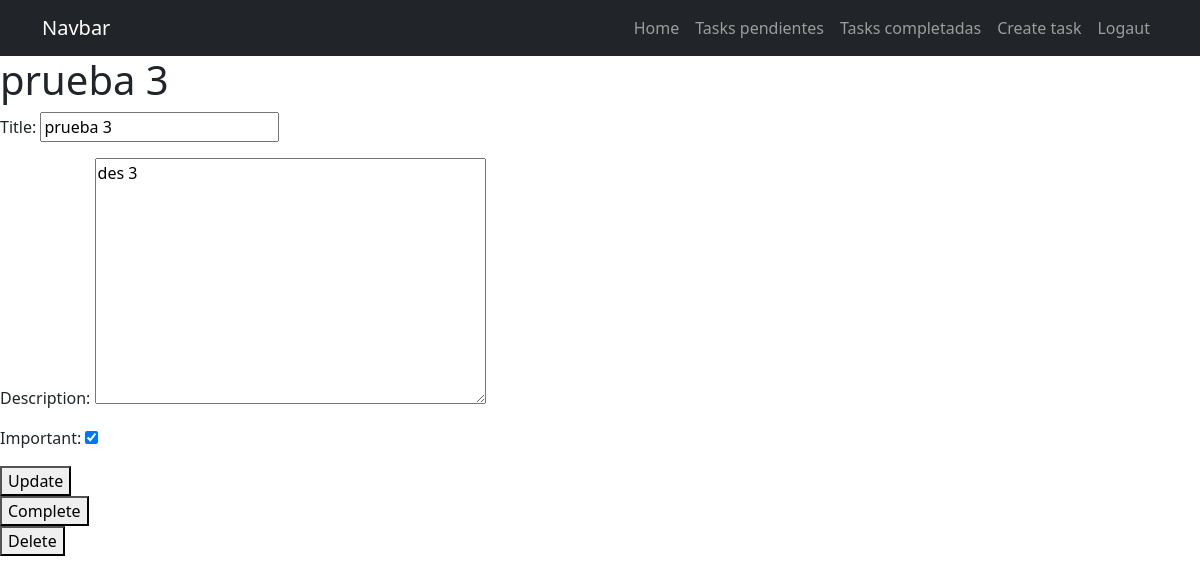
Before: /tasks/4/ (signed in) with the older database file.
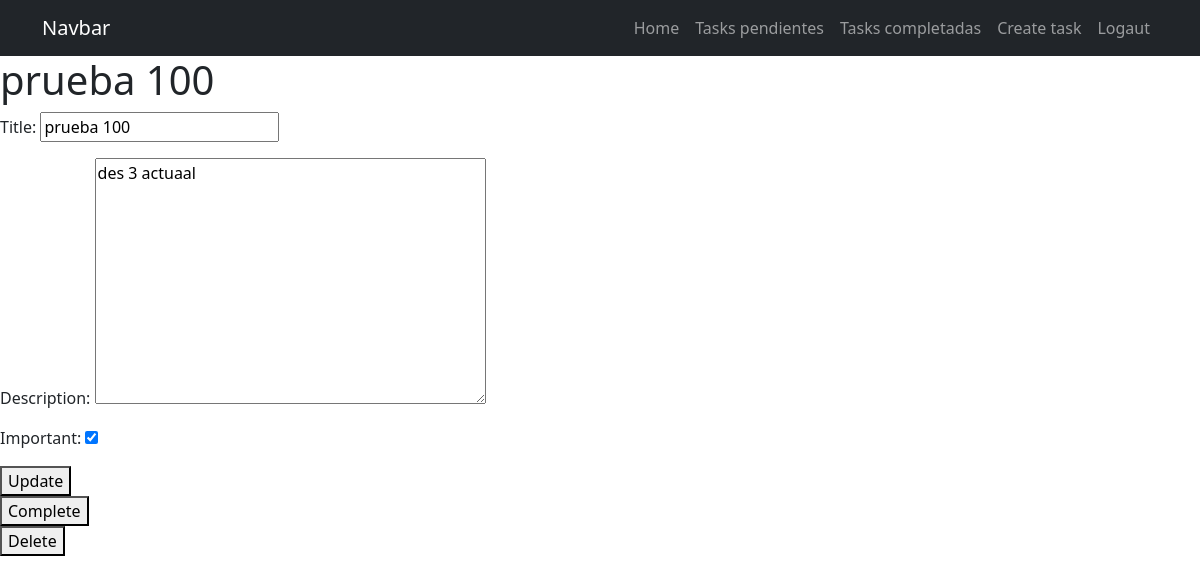
After: the same page with the newer database file.
### tasks/models.py (models this page shows, shortened)
class Task(models.Model):
    title = models.CharField(max_length=100)
    description = models.TextField(blank=True)
    created = models.DateTimeField(auto_now_add=True)
    datecompleted = models.DateTimeField(null=True,blank=True)
    important = models.BooleanField(default=True)
    user = models.ForeignKey(User, on_delete=models.CASCADE)

### tasks/views.py (the view, shortened to what this page needs)
# urls.py: path('tasks/<int:task_id>/',views.task_detail, name= 'task_detail'),
@login_required
def task_detail(request, task_id):
    if request.method == 'GET':
        task = get_object_or_404(Task, pk=task_id)
        form = TaskForm(instance=task)
        return render(request, 'task_detail.html', {'task': task, 'form': form})

### tasks/forms.py
class TaskForm(ModelForm):
    class Meta:
        model = Task
        fields = ['title', 'description', 'important']

### tasks/templates/task_detail.html (shortened to what this page needs)
{% extends 'base.html' %}
{% block content %}
    <h1>{{task.title}}</h1>
    <form method="POST">
        {{form.as_p}}
        <button>
            Update
        </button>
    </form>
    <form action="{% url 'complete_task' task.id %}" method="POST">
        <button>
            Complete
        </button>
    </form>
    <form action="{% url 'delete_task' task.id %}" method="POST">
        <button>
            Delete
        </button>
    </form>
{% endblock %}

Changed rows visible on the page:
changed Task: title "prueba 3" → "prueba 100"; description "des 3" → "des 3 actuaal"
